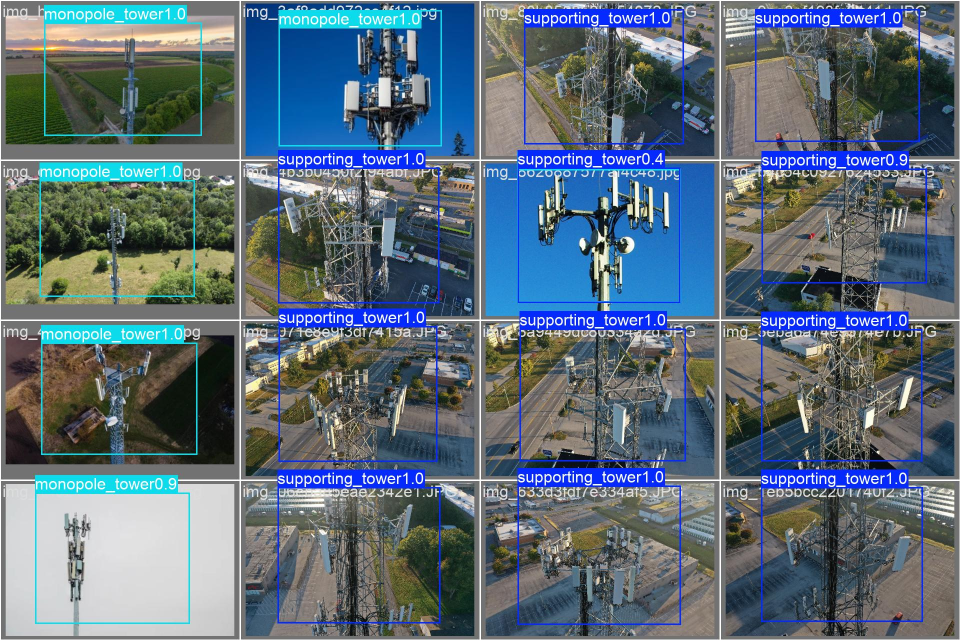
#> input picture runs/detect/val/val_batch0_pred.jpg, 1920 x 1280 px (shown at 1/2 size)
$ python physical_verification.py runs/detect/val/val_batch0_pred.jpg
#> lines starting #> are read from the running program, lines starting #| are printed output that depends on the picture; after the words box and inside, x2 and y2 are one past the last pixel; in counts of white or black regions, pixels touching at a corner belong together
"""
physical_verification.py — 2-Step Tower Structure Physical Verification
=========================================================================
Uses computer vision (OpenCV + NumPy) to analyze the PHYSICAL structure of
detected towers inside YOLO bounding boxes:

Step 1 (Porosity / Sky-Gap Analysis):
    Supporting (lattice) towers have open truss frameworks — sky/background
    is visible THROUGH the tower structure. Monopole towers are solid tubes
    with no internal gaps.

    We measure the "void ratio" = fraction of sky-colored pixels inside the
    convex hull of the detected tower region.

Step 2 (Horizontal Scanline Strut Frequency):
    A horizontal scanline across a lattice tower crosses multiple metal-sky
    edges (leg → sky → brace → sky → leg). A monopole tower has exactly
    2 outer edges (background → pole wall → pole wall → background).

These two physical tests act as a SECOND VERIFICATION step after YOLO detection,
boosting confidence when they agree and acting as a tiebreaker when YOLO is
ambiguous (55-65% confidence).
"""

import numpy as np
import cv2


class PhysicalVerifier:
    """
    Analyzes the physical structure of a tower crop to determine if it's
    a lattice (supporting) or solid (monopole) tower based on porosity
    and internal edge patterns.
    """

    # Thresholds tuned for telecommunication tower classification
    POROSITY_LATTICE_THRESHOLD = 0.18   # > 18% void → likely lattice
    POROSITY_MONOPOLE_THRESHOLD = 0.08  # < 8% void → likely monopole
    SCANLINE_LATTICE_MIN_CROSSINGS = 6  # ≥ 6 distinct edge transitions → lattice cross-bracing
    SCANLINE_MONOPOLE_MAX_CROSSINGS = 4 # ≤ 4 transitions → solid tube (2 outer edges + noise)

    def __init__(self):
        pass

    @staticmethod
    def _extract_tower_crop(image, box, margin_ratio=0.05):
        """
        Extract the tower region from the image using the YOLO bounding box.
        Focuses on the middle 60% of the box height (excluding antenna top
        and base/ground which add noise).
        """
        h, w = image.shape[:2]
        x1, y1, x2, y2 = [int(v) for v in box]

        # Clamp to image bounds
        x1 = max(0, x1)
        y1 = max(0, y1)
        x2 = min(w, x2)
        y2 = min(h, y2)

        box_h = y2 - y1
        box_w = x2 - x1

        if box_h < 20 or box_w < 10:
            return None

        # Focus on the middle 60% vertically (skip antennas at top, base at bottom)
        top_skip = int(box_h * 0.20)
        bottom_skip = int(box_h * 0.20)
        crop_y1 = y1 + top_skip
        crop_y2 = y2 - bottom_skip

        if crop_y2 - crop_y1 < 15:
            crop_y1 = y1
            crop_y2 = y2

        crop = image[crop_y1:crop_y2, x1:x2]
        return crop

    @staticmethod
    def _compute_porosity(crop):
        """
        Compute the porosity (void/sky-gap ratio) of the tower crop.

        Method:
        1. Convert to HSV color space
        2. Detect sky/background pixels using:
           - High brightness (V > 150) AND low saturation (S < 80) for clear sky
           - Blue-ish hue (H 90-130) with moderate brightness for blue sky
           - Very high brightness (V > 200) for overcast white sky
        3. Apply morphological operations to clean up noise
        4. Compute the convex hull of the foreground (tower structure)
        5. Void ratio = sky pixels inside hull / total hull area

        Returns:
            porosity (float): 0.0 to 1.0, fraction of sky visible through tower
            sky_mask (numpy array): binary mask of detected sky pixels
            debug_info (dict): intermediate values for debugging
        """
        if crop is None or crop.size == 0:
            return 0.0, None, {"error": "empty crop"}

        h, w = crop.shape[:2]
        hsv = cv2.cvtColor(crop, cv2.COLOR_BGR2HSV)
        gray = cv2.cvtColor(crop, cv2.COLOR_BGR2GRAY)

        # Sky detection using multiple criteria (union of conditions)
        # Condition 1: Bright + low saturation (white/gray sky, overcast)
        bright_low_sat = (hsv[:, :, 2] > 160) & (hsv[:, :, 1] < 70)

        # Condition 2: Blue sky (hue 90-130 in OpenCV HSV where H is 0-180)
        blue_sky = (
            (hsv[:, :, 0] >= 90) & (hsv[:, :, 0] <= 135) &
            (hsv[:, :, 1] > 30) & (hsv[:, :, 2] > 100)
        )

        # Condition 3: Very bright overcast/white (any hue)
        very_bright = hsv[:, :, 2] > 210

        # Combine sky masks
        sky_mask = (bright_low_sat | blue_sky | very_bright).astype(np.uint8) * 255

        # Morphological cleanup: remove tiny noise, fill small holes
        kernel_small = cv2.getStructuringElement(cv2.MORPH_ELLIPSE, (3, 3))
        kernel_med = cv2.getStructuringElement(cv2.MORPH_ELLIPSE, (5, 5))
        sky_mask = cv2.morphologyEx(sky_mask, cv2.MORPH_OPEN, kernel_small)
        sky_mask = cv2.morphologyEx(sky_mask, cv2.MORPH_CLOSE, kernel_med)

        # Detect foreground (tower metal) as inverse of sky
        foreground = 255 - sky_mask

        # Find contours of the foreground to build convex hull
        contours, _ = cv2.findContours(foreground, cv2.RETR_EXTERNAL, cv2.CHAIN_APPROX_SIMPLE)

        if len(contours) == 0:
            # All sky? Unlikely to be a tower
            total_pixels = h * w
            sky_pixels = np.count_nonzero(sky_mask)
            porosity = sky_pixels / total_pixels if total_pixels > 0 else 0
            return porosity, sky_mask, {"method": "full_frame", "sky_pct": porosity}

        # Merge all contour points and compute convex hull
        all_points = np.vstack(contours)
        hull = cv2.convexHull(all_points)
        hull_mask = np.zeros((h, w), dtype=np.uint8)
        cv2.fillConvexPoly(hull_mask, hull, 255)

        # Sky pixels INSIDE the hull = gaps in the tower structure
        sky_inside_hull = cv2.bitwise_and(sky_mask, hull_mask)
        hull_area = np.count_nonzero(hull_mask)
        sky_inside_area = np.count_nonzero(sky_inside_hull)

        porosity = sky_inside_area / hull_area if hull_area > 0 else 0.0

        debug_info = {
            "hull_area": int(hull_area),
            "sky_inside_hull": int(sky_inside_area),
            "total_sky": int(np.count_nonzero(sky_mask)),
            "porosity": round(porosity, 4),
            "crop_size": f"{w}x{h}"
        }

        return porosity, sky_mask, debug_info

    @staticmethod
    def _scanline_analysis(crop, num_scanlines=7):
        """
        Perform horizontal scanline analysis to count metal-sky edge transitions.

        Lattice towers: Multiple boundary crossings per scanline (leg→sky→brace→sky→leg)
        Monopole towers: Typically 2 boundary crossings (background→pole→background)

        We take `num_scanlines` horizontal slices at evenly spaced vertical
        positions through the crop and count DISTINCT transition groups
        (foreground↔background boundaries), not individual gradient pixels.

        Returns:
            avg_crossings (float): average edge boundary crossings per scanline
            crossing_details (list): per-scanline crossing counts
        """
        if crop is None or crop.size == 0:
            return 0, []

        gray = cv2.cvtColor(crop, cv2.COLOR_BGR2GRAY)
        h, w = gray.shape

        if w < 15 or h < 15:
            return 0, []

        crossing_counts = []

        for i in range(num_scanlines):
            # Evenly spaced scanline positions (avoid exact edges)
            y_pos = int(h * (i + 1) / (num_scanlines + 1))
            y_pos = max(1, min(y_pos, h - 2))

            scanline = gray[y_pos, :].astype(np.float32)

            # Smooth to remove pixel noise
            if len(scanline) > 7:
                kernel = np.ones(5) / 5.0
                scanline = np.convolve(scanline, kernel, mode='same')

            # Binarize: foreground (dark/metal) vs background (bright/sky)
            # Use Otsu-like adaptive threshold on the scanline
            scan_mean = np.mean(scanline)
            binary = (scanline > scan_mean).astype(np.int32)

            # Count transitions (0→1 or 1→0) = distinct edge boundaries
            transitions = np.count_nonzero(np.diff(binary))

            crossing_counts.append(transitions)

        avg_crossings = float(np.mean(crossing_counts)) if crossing_counts else 0
        return avg_crossings, crossing_counts

    def verify(self, image, box, yolo_class=None, yolo_confidence=0.0):
        """
        Perform 2-step physical verification on a detected tower region.

        Args:
            image: Full image (numpy array, BGR)
            box: YOLO bounding box [x1, y1, x2, y2]
            yolo_class: YOLO's predicted class ('supporting_tower' or 'monopole_tower')
            yolo_confidence: Raw YOLO detection confidence (0.0-1.0)

        Returns:
            dict with:
                - physical_class: class determined by physical analysis
                - porosity: void ratio (0.0 to 1.0)
                - avg_crossings: average horizontal edge crossings
                - agreement: True if physical analysis agrees with YOLO
                - final_class: definitive class after dual verification
                - final_confidence: boosted or adjusted confidence
                - verification_details: human-readable explanation
        """
        crop = self._extract_tower_crop(image, box)
        if crop is None:
            return {
                "physical_class": yolo_class,
                "porosity": -1,
                "avg_crossings": -1,
                "agreement": True,
                "final_class": yolo_class,
                "final_confidence": yolo_confidence,
                "verification_details": "Crop too small for physical verification; using YOLO result."
            }

        # Step 1: Porosity / Sky-Gap Analysis
        porosity, sky_mask, porosity_debug = self._compute_porosity(crop)

        # Step 2: Horizontal Scanline Strut Frequency
        avg_crossings, crossing_details = self._scanline_analysis(crop)

        # Physical classification decision
        porosity_vote = None
        scanline_vote = None
        reasons = []

        # Porosity vote
        if porosity > self.POROSITY_LATTICE_THRESHOLD:
            porosity_vote = "supporting_tower"
            reasons.append(f"Sky-gap porosity {porosity*100:.1f}% > {self.POROSITY_LATTICE_THRESHOLD*100}% → open lattice framework detected")
        elif porosity < self.POROSITY_MONOPOLE_THRESHOLD:
            porosity_vote = "monopole_tower"
            reasons.append(f"Sky-gap porosity {porosity*100:.1f}% < {self.POROSITY_MONOPOLE_THRESHOLD*100}% → solid tubular structure detected")
        else:
            reasons.append(f"Sky-gap porosity {porosity*100:.1f}% is in ambiguous zone ({self.POROSITY_MONOPOLE_THRESHOLD*100}-{self.POROSITY_LATTICE_THRESHOLD*100}%)")

        # Scanline vote
        if avg_crossings >= self.SCANLINE_LATTICE_MIN_CROSSINGS:
            scanline_vote = "supporting_tower"
            reasons.append(f"Avg {avg_crossings:.1f} edge crossings/scanline ≥ {self.SCANLINE_LATTICE_MIN_CROSSINGS} → cross-bracing struts detected")
        elif avg_crossings <= self.SCANLINE_MONOPOLE_MAX_CROSSINGS:
            scanline_vote = "monopole_tower"
            reasons.append(f"Avg {avg_crossings:.1f} edge crossings/scanline ≤ {self.SCANLINE_MONOPOLE_MAX_CROSSINGS} → smooth solid column")
        else:
            reasons.append(f"Avg {avg_crossings:.1f} crossings/scanline — inconclusive edge pattern")

        # Determine physical class by combining votes
        votes = [v for v in [porosity_vote, scanline_vote] if v is not None]
        if len(votes) == 2 and votes[0] == votes[1]:
            physical_class = votes[0]
            physical_strength = "strong"
        elif len(votes) == 1:
            physical_class = votes[0]
            physical_strength = "moderate"
        elif porosity_vote is not None:
            # Porosity is more reliable than scanline
            physical_class = porosity_vote
            physical_strength = "moderate"
        else:
            # No clear physical signal — defer to YOLO
            physical_class = yolo_class
            physical_strength = "weak"

        # Dual Verification: Compare YOLO vs Physical
        agreement = (physical_class == yolo_class) or yolo_class is None

        # Confidence Fusion
        if agreement and physical_strength == "strong":
            # Both YOLO and physical analysis agree strongly
            # Boost confidence significantly (cap at 0.99)
            boost = 0.12 if yolo_confidence < 0.85 else 0.06
            final_confidence = min(yolo_confidence + boost, 0.99)
            final_class = yolo_class or physical_class
            reasons.append(f"✅ DUAL VERIFICATION PASSED — YOLO + Physical analysis both confirm {final_class.replace('_', ' ').title()}")
        elif agreement and physical_strength == "moderate":
            # Partial agreement
            boost = 0.06
            final_confidence = min(yolo_confidence + boost, 0.97)
            final_class = yolo_class or physical_class
            reasons.append(f"✅ Verification agrees (moderate) — consistent with {final_class.replace('_', ' ').title()}")
        elif not agreement and physical_strength == "strong" and yolo_confidence < 0.65:
            # YOLO is uncertain AND physical strongly disagrees → override YOLO
            final_class = physical_class
            final_confidence = max(yolo_confidence, 0.75)
            reasons.append(f"⚠️ YOLO uncertain ({yolo_confidence*100:.0f}%), physical verification OVERRIDES → {final_class.replace('_', ' ').title()}")
        elif not agreement and physical_strength == "strong" and yolo_confidence >= 0.65:
            # YOLO is fairly confident but physical disagrees → flag conflict, keep YOLO but don't boost
            final_class = yolo_class
            final_confidence = yolo_confidence  # no boost
            reasons.append(f"⚠️ Physical verification DISAGREES (physical says {physical_class}), but YOLO confidence is high ({yolo_confidence*100:.0f}%) — keeping YOLO prediction")
        else:
            # Weak physical signal — just use YOLO as-is
            final_class = yolo_class or physical_class
            final_confidence = yolo_confidence
            reasons.append(f"Physical signal too weak to modify YOLO prediction")

        return {
            "physical_class": physical_class,
            "physical_strength": physical_strength,
            "porosity": round(porosity, 4),
            "porosity_debug": porosity_debug,
            "avg_crossings": round(avg_crossings, 2),
            "crossing_details": crossing_details,
            "agreement": agreement,
            "final_class": final_class,
            "final_confidence": round(final_confidence, 4),
            "verification_details": " | ".join(reasons)
        }

    # [71 lines left out: function verify_full_image, not called in this run]


# Quick self-test
if __name__ == "__main__":
    import sys

    if len(sys.argv) < 2:
        print("Usage: python physical_verification.py <image_path> [x1 y1 x2 y2]")
        print("  If no box given, uses full image as bounding box.")
        sys.exit(1)

    img = cv2.imread(sys.argv[1])
#> img is the input picture: shape (1280, 1920, 3); mean B, G, R 120.6, 108.5, 92.4
    if img is None:
        print(f"Cannot read: {sys.argv[1]}")
        sys.exit(1)

    h, w = img.shape[:2]
    if len(sys.argv) >= 6:
        box = [float(sys.argv[i]) for i in range(2, 6)]
    else:
        box = [0, 0, w, h]

    verifier = PhysicalVerifier()
    result = verifier.verify(img, box, yolo_class="supporting_tower", yolo_confidence=0.60)
#> in _extract_tower_crop, `crop = image[crop_y1:crop_y2, x1:x2]`:
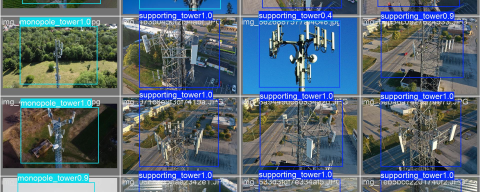
#> crop: shape (768, 1920, 3) (shown at 1/4 size); mean B, G, R 119.6, 104.6, 87.5
#> in _compute_porosity, `gray = cv2.cvtColor(crop, cv2.COLOR_BGR2GRAY)`:
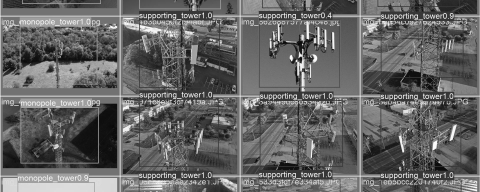
#> gray: shape (768, 1920) (shown at 1/4 size); min 0, max 255, mean 101.2
#> in _compute_porosity, `bright_low_sat = (hsv[:, :, 2] > 160) & (hsv[:, :, 1] < 70)`:
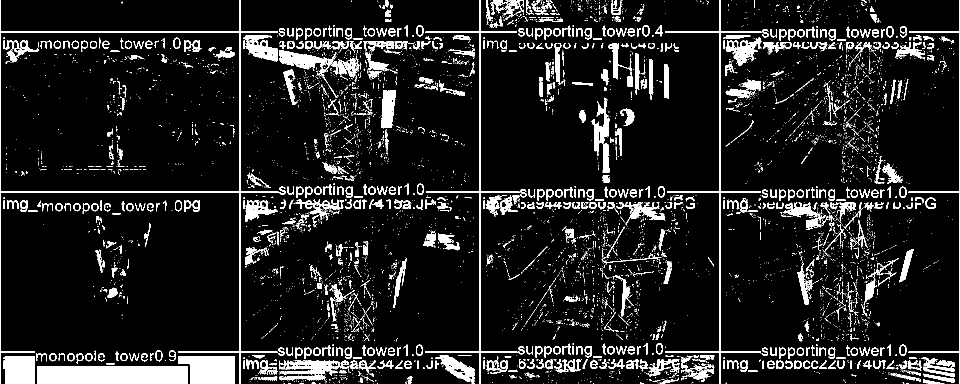
#> bright_low_sat: shape (768, 1920) bool (shown at 1/2 size); 10.4% white; 6379 white regions (5594 under 20 px), largest, box (x1, y1, x2, y2) and area: (74, 732, 376, 768) 10820, (0, 0, 557, 768) 7941, (356, 712, 469, 768) 5365
#> in _compute_porosity, `very_bright = hsv[:, :, 2] > 210`:
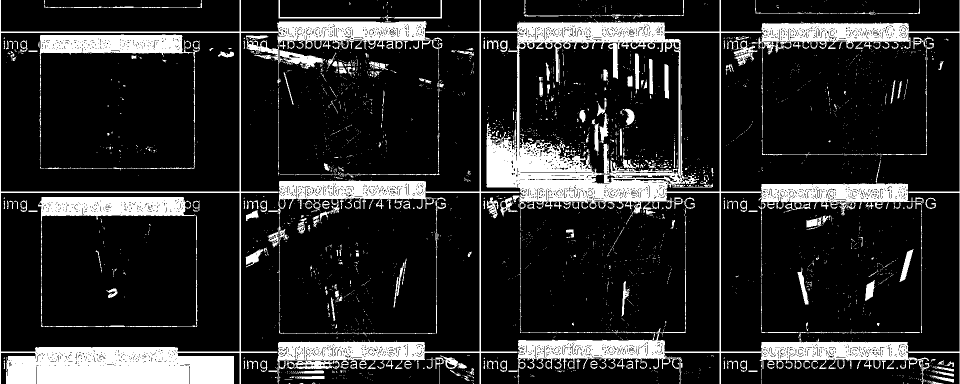
#> very_bright: shape (768, 1920) bool (shown at 1/2 size); 16.1% white; 2820 white regions (2482 under 20 px), largest, box (x1, y1, x2, y2) and area: (536, 0, 1859, 768) 96250, (0, 0, 878, 768) 49656, (1522, 0, 1920, 768) 12693
#> in _compute_porosity, `sky_mask = cv2.morphologyEx(sky_mask, cv2.MORPH_CLOSE, kernel_med)`:
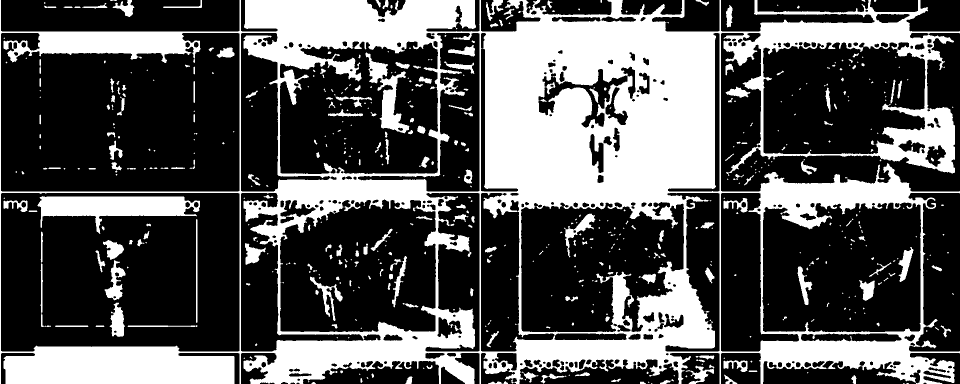
#> sky_mask: shape (768, 1920) (shown at 1/2 size); 34.1% white; 550 white regions (311 under 20 px), largest, box (x1, y1, x2, y2) and area: (0, 0, 1920, 768) 447967, (75, 392, 400, 468) 12023, (731, 105, 819, 267) 4614
#> in _compute_porosity, `contours, _ = cv2.findContours(foreground, cv2.RETR_EXTERNAL, cv2.CHAI..`: contours = 272 contours, 66 with area under 20; largest, box (x1, y1, x2, y2) and area: (2, 386, 479, 703) 147499, (2, 66, 479, 383) 135956, (1525, 405, 1842, 664) 75228, (560, 399, 872, 664) 72166, (560, 83, 876, 348) 72108
#> in _compute_porosity, `all_points = np.vstack(contours)`: all_points = contour of 17987 points, box (x1, y1, x2, y2) (2, 0, 1920, 768), area 1109267
#> in _compute_porosity, `hull = cv2.convexHull(all_points)`: hull = [[1919, 767], [2, 767], [2, 0], [1919, 0]]
#> in _compute_porosity, `cv2.fillConvexPoly(hull_mask, hull, 255)`:
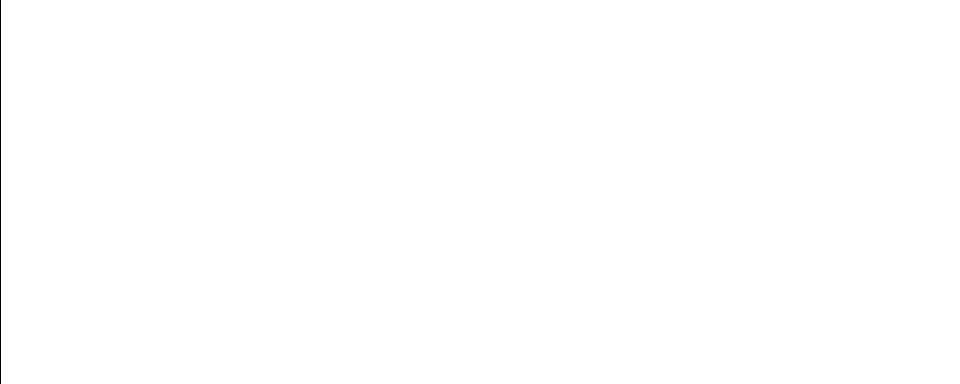
#> hull_mask: shape (768, 1920) (shown at 1/2 size); 99.9% white; 1 black region, box (x1, y1, x2, y2) and area: (0, 0, 2, 768) 1536
#> in _compute_porosity, `sky_inside_hull = cv2.bitwise_and(sky_mask, hull_mask)`:
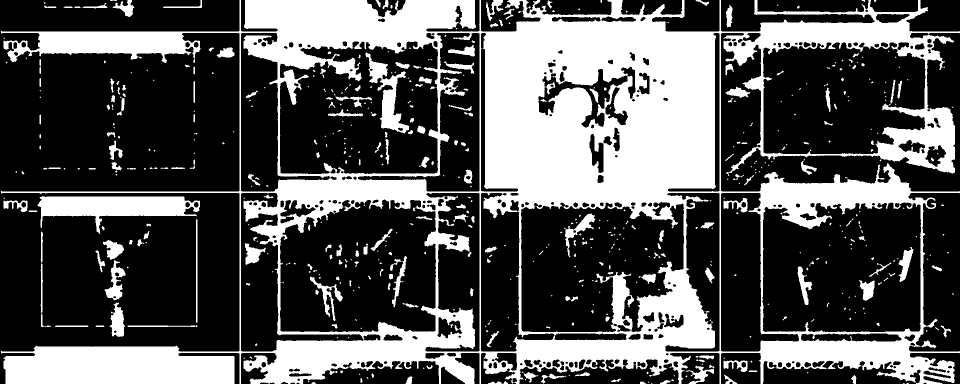
#> sky_inside_hull: shape (768, 1920) (shown at 1/2 size); 34% white; 550 white regions (311 under 20 px), largest, box (x1, y1, x2, y2) and area: (2, 0, 1920, 768) 446431, (75, 392, 400, 468) 12023, (731, 105, 819, 267) 4614
#> in _compute_porosity, `hull_area = np.count_nonzero(hull_mask)`: hull_area = 1473024
#> in _compute_porosity, `sky_inside_area = np.count_nonzero(sky_inside_hull)`: sky_inside_area = 501264
#> in _compute_porosity, `porosity = sky_inside_area / hull_area if hull_area > 0 else 0.0`: porosity = 0.34
#> in _compute_porosity, `debug_info = { "hull_area": int(hull_area), "sky_inside_hull": int(sky..`: debug_info = {'hull_area': 1473024, 'sky_inside_hull': 501264, 'total_sky': 502800, 'porosity': 0.34, 'crop_size': '1920x768'}
#> in verify, `porosity, sky_mask, porosity_debug = self._compute_porosity(crop)`: porosity = 0.34; porosity_debug has the same summary as debug_info in _compute_porosity
#> the loop in _scanline_analysis, `for i in range(num_scanlines):` made 7 passes
#> (scan_mean, transitions) on passes 1 to 7: (156.2, 178), (97.08, 133), (103.5, 93), (187.9, 20), (89.82, 114), (88.22, 118), (72.09, 92)
#> after the loop in _scanline_analysis, `for i in range(num_scanlines):`: crossing_counts = [178, 133, 93, 20, 114, 118, 92]; kernel = [0.2, 0.2, 0.2, 0.2, 0.2]
#> in _scanline_analysis, `avg_crossings = float(np.mean(crossing_counts)) if crossing_counts els..`: avg_crossings = 106.9
#> in verify, `avg_crossings, crossing_details = self._scanline_analysis(crop)`: crossing_details = [178, 133, 93, 20, 114, 118, 92]
#> result = 10 items

    print("\n" + "=" * 60)
    print("  PHYSICAL VERIFICATION RESULT")
    print("=" * 60)
    print(f"  Physical Class    : {result['physical_class']}")
#|   Physical Class    : supporting_tower
    print(f"  Physical Strength : {result['physical_strength']}")
#|   Physical Strength : strong
    print(f"  Porosity (void %) : {result['porosity']*100:.1f}%")
#|   Porosity (void %) : 34.0%
    print(f"  Avg Crossings     : {result['avg_crossings']:.1f}")
#|   Avg Crossings     : 106.9
    print(f"  YOLO Agreement    : {'✅ YES' if result['agreement'] else '⚠️ NO'}")
#|   YOLO Agreement    : ✅ YES
    print(f"  Final Class       : {result['final_class']}")
#|   Final Class       : supporting_tower
    print(f"  Final Confidence  : {result['final_confidence']*100:.1f}%")
#|   Final Confidence  : 72.0%
    print(f"  Details           : {result['verification_details']}")
#> (printed output is left out)
    print("=" * 60)
